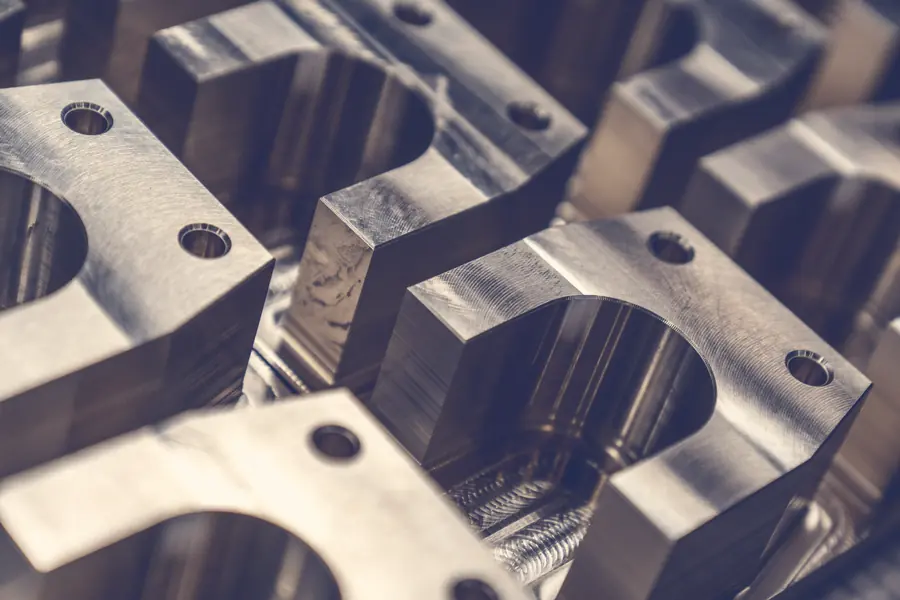
#> input picture assets/img/foto/28929545.jpg, 900 x 600 px; its folder holds 2 pictures in this run
$ python photos.py ../assets/img/foto
#> lines starting #> are read from the running program, lines starting #| are printed output that depends on the picture
#> in main, im is the input picture: PIL image 900x600 RGB; mean R, G, B 122.2, 114.5, 120.6
#!/usr/bin/env python3
"""Fotky provozu: stáhne zdroje z Pexels, sjednotí je do jednoho vzhledu a uloží WebP do assets/img/foto/.

  python3 tools/photos.py [složka-cache]

Vzhled „náběhové barvy“: studené odstíny ztratí většinu barvy a stáhnou se k modré oceli, teplé (jiskry, žár,
mosaz, kůže) zůstanou. Stíny sednou na modrou tmavou barvu písma, světla se oteplí ke slámové. Fotky od různých
autorů tak vypadají jako jedno focení. Ke každému souboru se zapíše původ do <soubor>.json.
"""
import datetime as dt
import json
import sys
import urllib.request
from pathlib import Path

import numpy as np
from PIL import Image

ROOT = Path(__file__).resolve().parent.parent
OUT = ROOT / "assets/img/foto"

INK = np.array([0x15, 0x1B, 0x33]) / 255.0      # temper blue, barva písma
STRAW = np.array([1.0, 0.955, 0.86])            # teplé světlo

# slug: (Pexels ID, autor, popis, výřez (vlevo, nahoře, vpravo, dole) v podílech nebo None)
# Nastavení před sjednocením, jako když kolorista nejdřív srovná expozici snímků:
#   gamma > 1 ztmaví přesvícené snímky, aby stíny došly až k modré písma,
#   warm < 1 utlumí snímky, kde je teplé skoro všechno (mosaz), glow obarví nejsvětlejší místa do zlata.
SET = {
    "svarenec": (28929545, "Connor Lucock", "svářeč u vyvrtaného otvoru velkého odlitku", None, {"glow": 0.55}),
    "frezovani": (8865189, "Daniel Smyth", "čelní fréza nad ocelovým obrobkem", None),
    "soustruzeni": (32845679, "Sergey Sergeev", "dva seřizovači u CNC soustruhu", None),
    "svarovani": (11624249, "Rik Schots", "svařování TIG na nerezovém prstenci", None),
    "hala": (15947586, "Hoang NC", "dílna, kde se svařují a brousí ocelové konstrukce", None),
    "pec": (38406567, "Roselino Rocha", "díl v rozžhavené peci", None),
    "mereni": (37660313, "Sandin Redzo", "kontrola dílu číselníkovým úchylkoměrem", None),
    "montaz": (9242911, "Mikhail Nilov", "montáž mechanismu podsestavy", None),
    "sklad": (15508177, "Zakhar Vozhdaienko", "konzolový regál s tyčemi a trubkami", None, {"gamma": 1.45}),
    "dily": (28752153, "Connor Lucock", "obrobené díly z mosazi", None, {"warm": 0.2, "gamma": 1.15}),
    "obsluha": (35072831, "Bulat843", "obsluha u ovládacího panelu stroje", (0, 0.08, 1, 0.82)),
}


LARGE = {"svarenec", "frezovani", "soustruzeni", "svarovani", "hala", "mereni", "montaz", "sklad", "dily", "obsluha"}


def grade(im, gamma=1.0, warm=1.0, glow=0.0):
#> called with gamma = 1, warm = 1, glow = 0.55
    a = (np.asarray(im.convert("RGB")).astype(np.float32) / 255.0) ** gamma
    lum = lambda x: (0.2126 * x[..., 0] + 0.7152 * x[..., 1] + 0.0722 * x[..., 2])[..., None]
    L = lum(a)
    mx, mn = a.max(-1, keepdims=True), a.min(-1, keepdims=True)
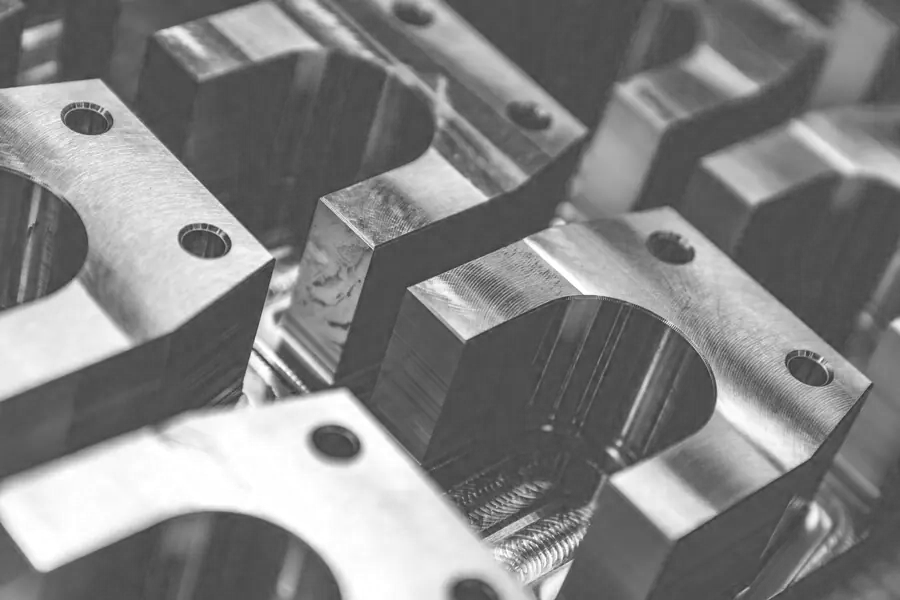
#> mx: shape (600, 900, 1) float32; min 0.188, max 1, mean 0.513
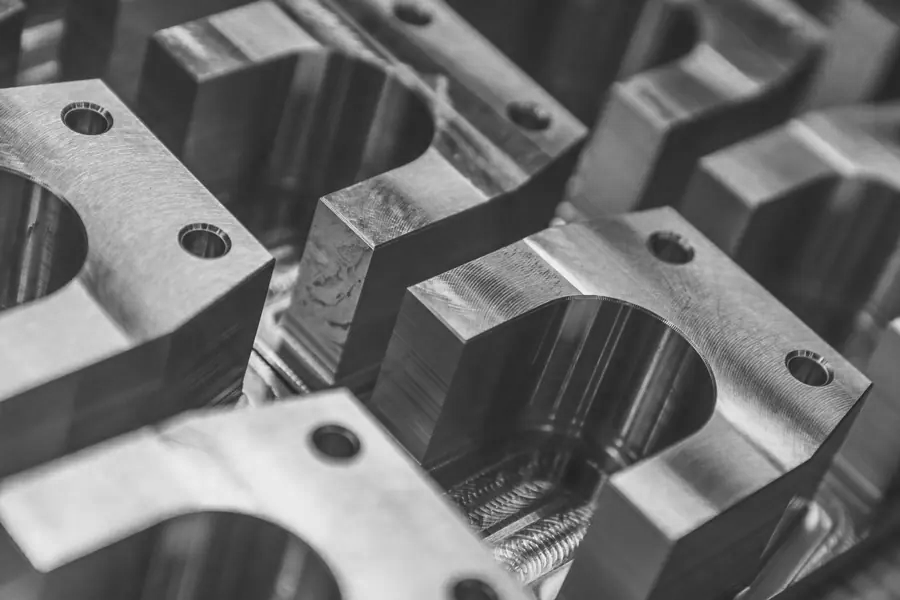
#> mn: shape (600, 900, 1) float32; min 0.102, max 0.98, mean 0.43
    warm_mask = np.clip((a[..., :1] - a[..., 2:3]) / (mx - mn + 1e-4), 0, 1) * np.clip((mx - mn) * 4, 0, 1)
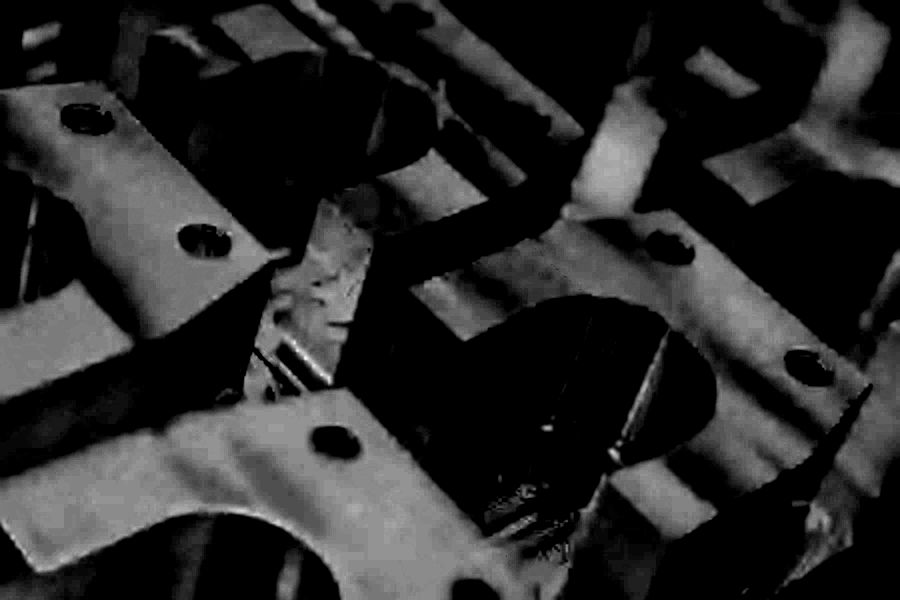
#> warm_mask: shape (600, 900, 1) float32; min 0, max 0.988, mean 0.16
    a = L + (a - L) * (0.22 + 0.58 * warm_mask * warm)
    a = np.clip(0.5 + (a - 0.5) * 1.12, 0, 1)
    a = a * a * (3 - 2 * a) * 0.4 + a * 0.6
    L = lum(a)
    sh = (1 - L) ** 2.0 * 0.82
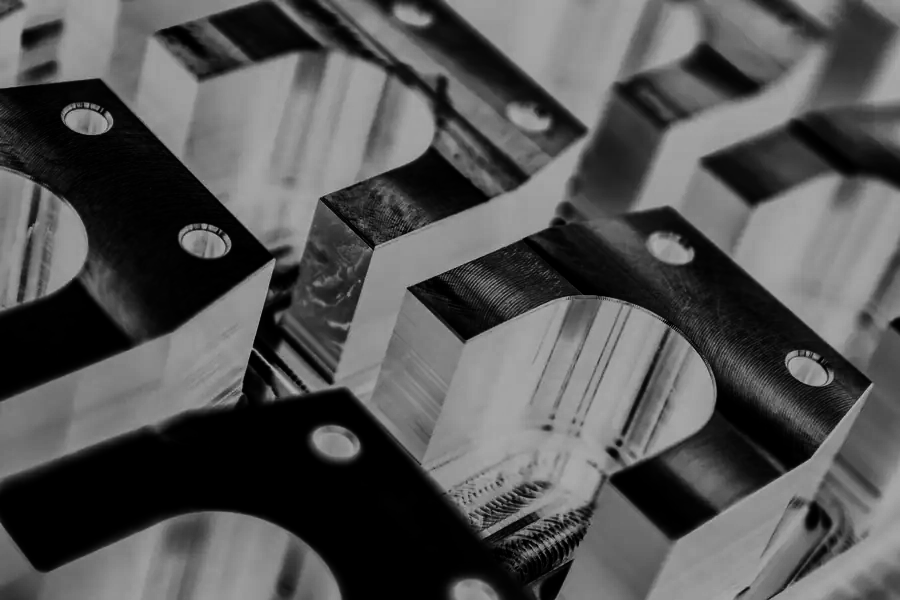
#> sh: shape (600, 900, 1) float32; min 0, max 0.739, mean 0.331
    hi = L ** 2.2 * 0.75
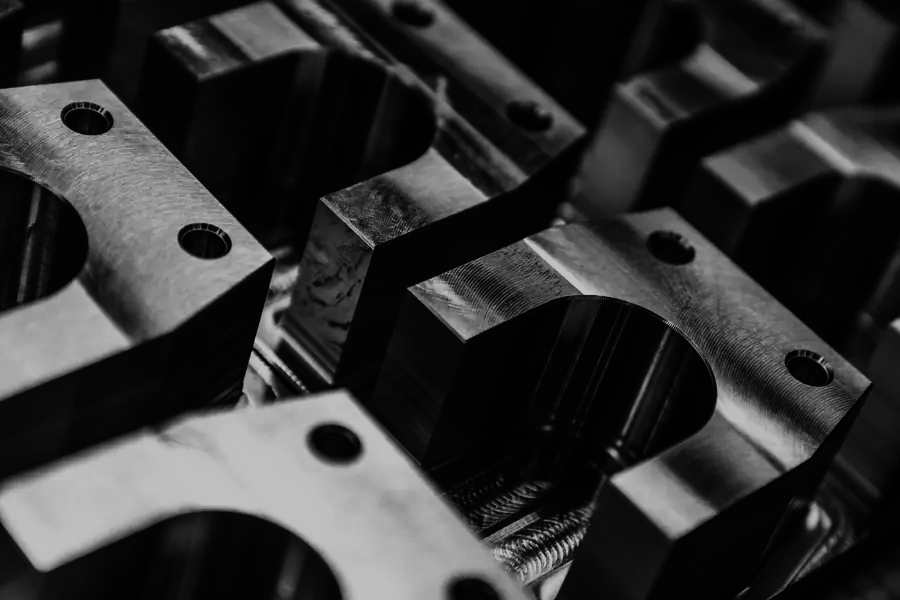
#> hi: shape (600, 900, 1) float32; min 0.00106, max 0.75, mean 0.199
    a = a * (1 - sh) + (INK + (a - L) * 0.6 + L * 0.35) * sh
    a = a * (1 - hi) + a * STRAW * hi
    if glow:
        g = np.clip((L - 0.72) / 0.28, 0, 1) ** 1.5 * glow
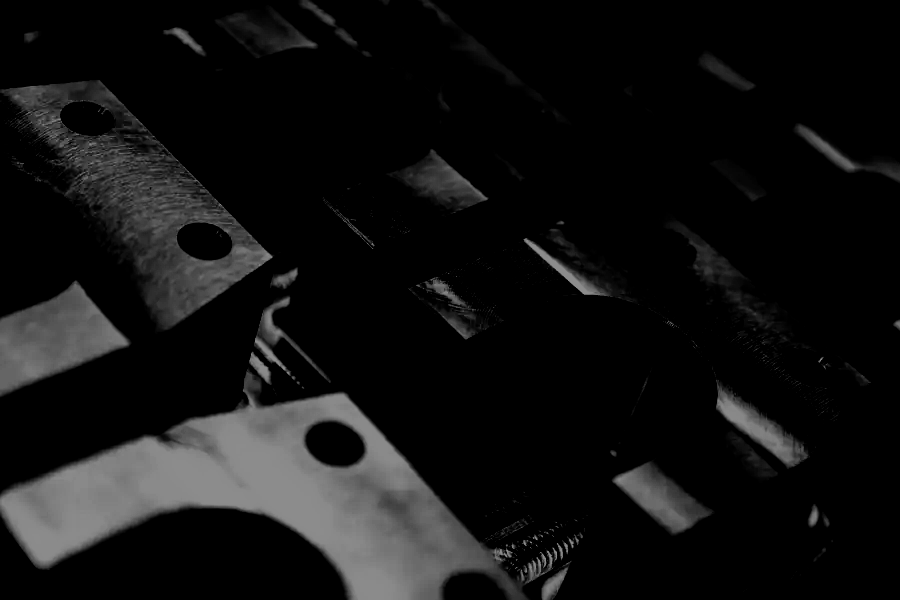
#> g: shape (600, 900, 1) float32; min 0, max 0.55, mean 0.0707
        a = a * (1 - g) + a * np.array([1.0, 0.8, 0.46]) * g
    a = INK * 0.9 + a * (1 - INK * 0.9)
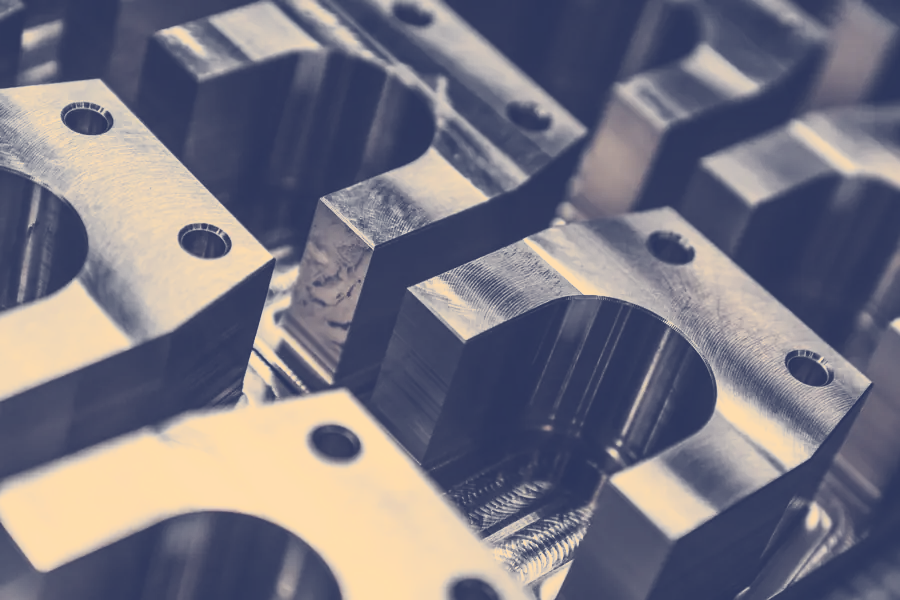
#> a: shape (600, 900, 3) float64; mean R, G, B 0.468, 0.459, 0.508
    # společné zrno: rozbije pruhy v plynulých přechodech a sjednotí snímky z různých fotoaparátů
    a += np.random.default_rng(1).normal(0, 0.012, a.shape[:2])[..., None]
    return Image.fromarray((np.clip(a, 0, 1) * 255 + 0.5).astype(np.uint8))


def save(im, path, width, origin):
    if im.width > width:
        im = im.resize((width, round(im.height * width / im.width)), Image.LANCZOS)
    im.save(path, "WEBP", quality=76, method=6)
    path.with_name(path.name + ".json").write_text(json.dumps(
        {"prompt": origin, "createdAt": dt.datetime.now(dt.timezone.utc).isoformat()}, ensure_ascii=False, indent=2) + "\n",
        encoding="utf-8")
    return im.size


def main():
    cache = Path(sys.argv[1] if len(sys.argv) > 1 else Path.home() / ".cache/hranol-foto")
    cache.mkdir(parents=True, exist_ok=True)
    OUT.mkdir(parents=True, exist_ok=True)
    for slug, (pid, who, desc, crop, *opts) in SET.items():
        src = cache / f"{pid}.jpg"
        if not src.exists():
            url = f"https://images.pexels.com/photos/{pid}/pexels-photo-{pid}.jpeg?auto=compress&cs=tinysrgb&w=2600"
            req = urllib.request.Request(url, headers={"User-Agent": "Mozilla/5.0"})
            src.write_bytes(urllib.request.urlopen(req, timeout=60).read())
        im = Image.open(src).convert("RGB")
        if crop:
            w, h = im.size
            im = im.crop((round(crop[0] * w), round(crop[1] * h), round(crop[2] * w), round(crop[3] * h)))
        im = grade(im, **(opts[0] if opts else {}))
        origin = (f"Origin: sourced stock photo, Pexels, photographer {who}, https://www.pexels.com/photo/{pid}/, "
                  f"Pexels License (free to use, no attribution required; credited on the site anyway). Colour-graded by "
                  f"tools/photos.py (cool hues drained to blue steel, warm hues kept, shadows on #151B33, straw highlights) "
                  f"and resized to WebP for the HRANOL demo; stand-in for the client's own shop photos. Subject: {desc}.")
        portrait = im.height > im.width
#> portrait = False
        # Velká verze jen u fotek, které web ukazuje přes celou šířku nebo velké; ostatní stačí v 900 px.
        big = save(im, OUT / f"{slug}.webp", 1500 if portrait else 2400, origin) if slug in LARGE else None
#> big = (900, 600)
        small = save(im, OUT / f"{slug}-900.webp", 700 if portrait else 900, origin)
#> small = (900, 600)
        print(slug, big, small)
#| svarenec (900, 600) (900, 600)
#> pass 2 of the loop in main, `for slug, (pid, who, desc, crop, *opts) in SET.items():`:
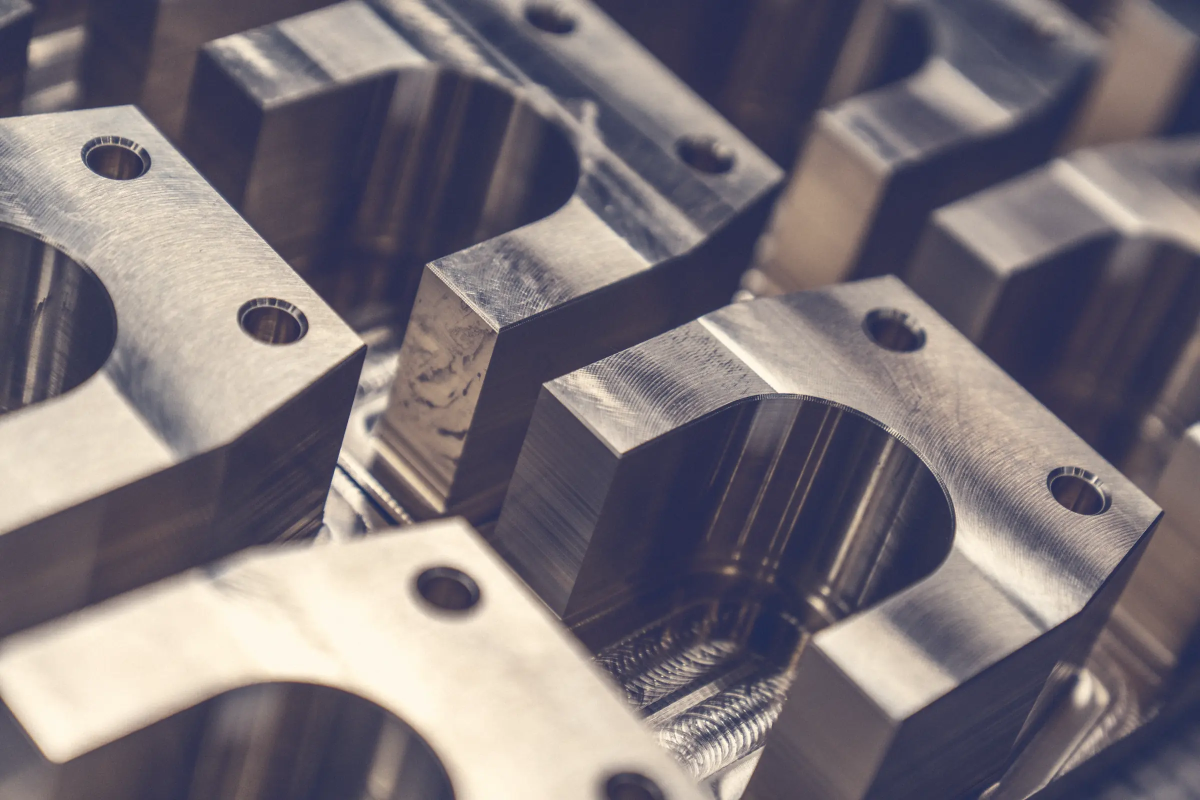
#> input picture assets/img/foto/8865189.jpg, 2400 x 1600 px (shown at 1/2 size)
#> in main, im is the input picture: PIL image 2400x1600 RGB; mean R, G, B 122.1, 114.5, 120.5
#> mx: shape (1600, 2400, 1) float32
#> mn: shape (1600, 2400, 1) float32
#> warm_mask: shape (1600, 2400, 1) float32
#> sh: shape (1600, 2400, 1) float32
#> in grade (call 2), `hi = L ** 2.2 * 0.75`:
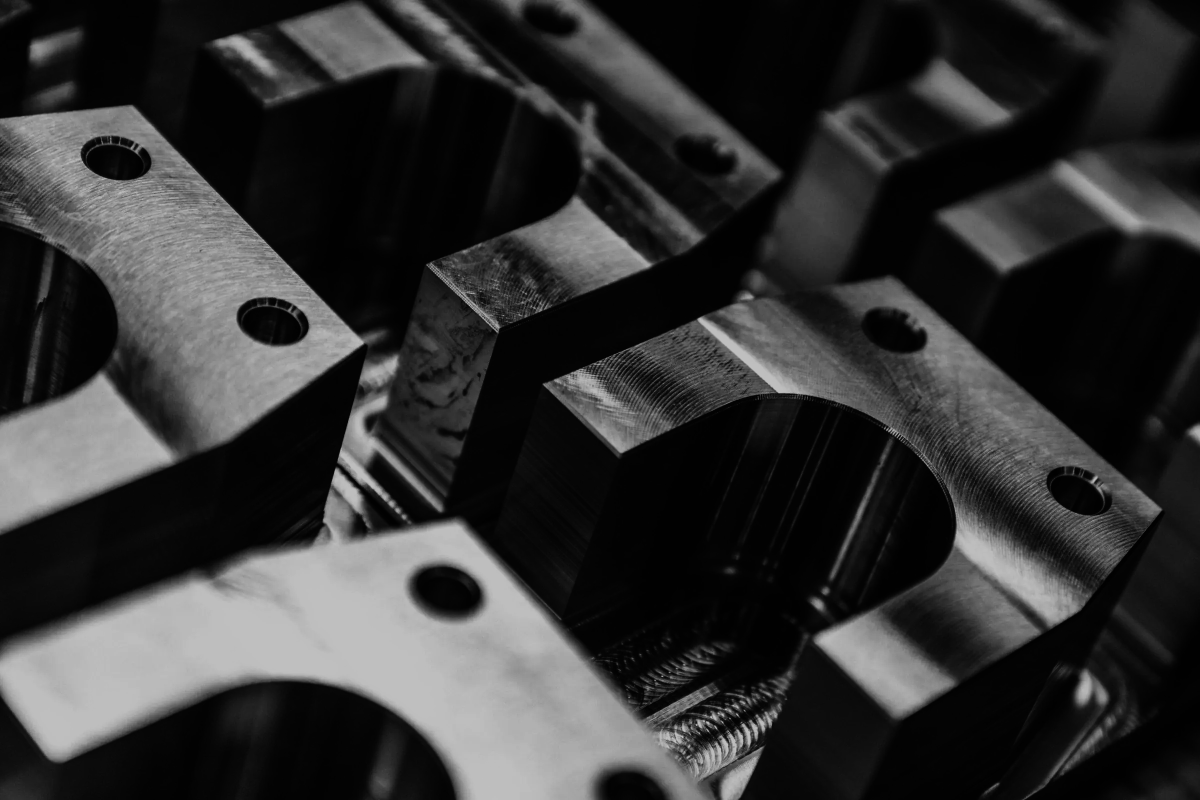
#> hi: shape (1600, 2400, 1) float32 (shown at 1/2 size); min 0.00131, max 0.75, mean 0.199
#> big = (2400, 1600)
#> in save (call 4), `im = im.resize((width, round(im.height * width / im.width)), Image.LAN..`:
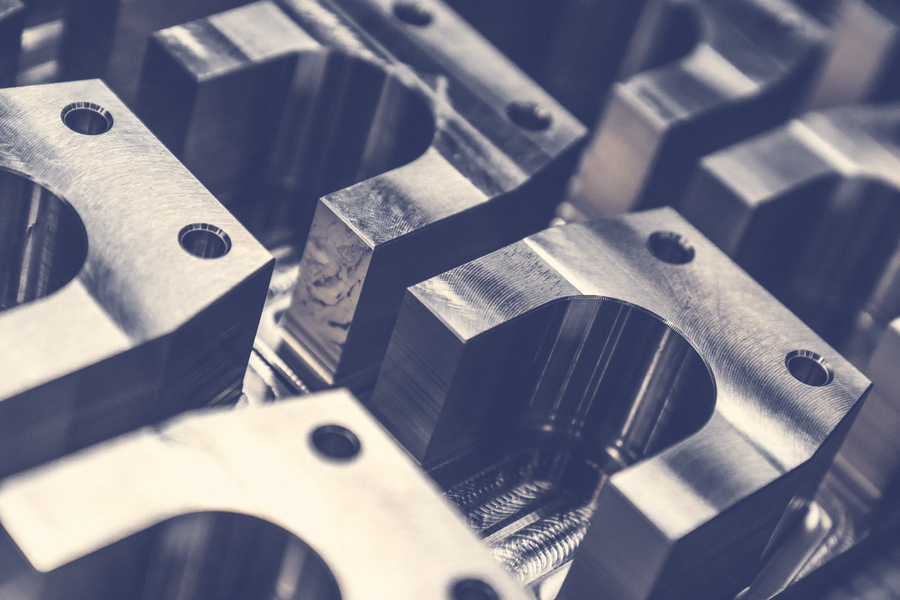
#> im: PIL image 900x600 RGB; mean R, G, B 119.4, 120.1, 136.1
#| frezovani (2400, 1600) (900, 600)


if __name__ == "__main__":
#> (the run stopped early here; a loop or call above may not have finished)
